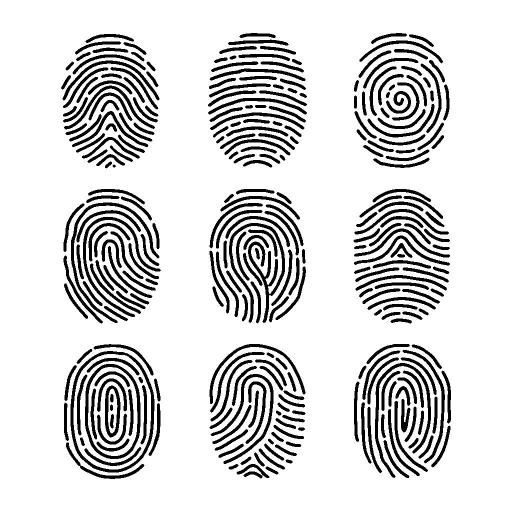
#> input picture l7_gr4_chepikov/fingerprints.jpg, 1024 x 1024 px (shown at 1/2 size)
$ jupyter execute main.ipynb
#> lines starting #> are read from the running program, lines starting #| are printed output that depends on the picture; after the words box and inside, x2 and y2 are one past the last pixel; in counts of white or black regions, pixels touching at a corner belong together
[cell 1]
import numpy as np
import matplotlib.pyplot as plt
import cv2
from PIL import Image
from skimage import io, color
from sklearn.cluster import KMeans

[cell 2]
def show_image(image, title='Image'):
    image = cv2.cvtColor(image, cv2.COLOR_BGR2RGB)
    plt.figure(figsize=(6, 6))
    plt.imshow(image)
    plt.title(title)
    plt.axis('off')
    plt.show()

[cell 3]
def save_image(image, filename='image.png'):
    plt.imshow(image)
    plt.axis('off')
    plt.savefig(filename, bbox_inches='tight', pad_inches=0)
    plt.close()

[cell 4]
def fullscreen_compare(before_image, after_image, title_before="Before", title_after="After"):
    # Create named windows for fullscreen
    cv2.namedWindow(title_before, cv2.WINDOW_NORMAL)
    cv2.setWindowProperty(title_before, cv2.WND_PROP_FULLSCREEN, cv2.WINDOW_FULLSCREEN)

    # Display the before image first
    img_to_show = before_image.copy()
    cv2.putText(img_to_show, title_before, (50, 50), cv2.FONT_HERSHEY_SIMPLEX, 1, (255, 255, 255), 2)
    cv2.imshow(title_before, img_to_show)

    is_before = True

    while True:
        key = cv2.waitKey(1) & 0xFF

        # Press space to toggle between before and after images
        if key == ord(' '):
            if is_before:
                img_to_show = after_image.copy()
                cv2.putText(img_to_show, title_after, (50, 50), cv2.FONT_HERSHEY_SIMPLEX, 1, (255, 255, 255), 2)
                cv2.imshow(title_before, img_to_show)
                is_before = False
            else:
                img_to_show = before_image.copy()
                cv2.putText(img_to_show, title_before, (50, 50), cv2.FONT_HERSHEY_SIMPLEX, 1, (255, 255, 255), 2)
                cv2.imshow(title_before, img_to_show)
                is_before = True

        # Press 'q' to quit comparison
        elif key != 255:  # Any key press exits (excluding no key press which gives 255)
            break

    cv2.destroyAllWindows()

[cell 5]
def fullscreen_show(image, title="Image"):
    """Отображает одно изображение в полноэкранном режиме без текста."""
    # Создаем окно и ставим его в полноэкранный режим
    cv2.namedWindow(title, cv2.WINDOW_NORMAL)
    cv2.setWindowProperty(title, cv2.WND_PROP_FULLSCREEN, cv2.WINDOW_FULLSCREEN)

    # Показываем изображение в полноэкранном режиме
    cv2.imshow(title, image)

    # Ожидаем нажатие клавиши для продолжения
    cv2.waitKey(0)
    cv2.destroyAllWindows()

def sequential_compare(images, titles):
    """Показывает изображения по очереди в полноэкранном режиме без текста."""
    for img, title in zip(images, titles):
        fullscreen_show(img, title)

# TASK 1

[cell 6]
image = io.imread('fingerprints.jpg')
#> image is the input picture: shape (1024, 1024); min 0, max 255, mean 214.4
show_image(image)

target = io.imread('resultfp.jpg')
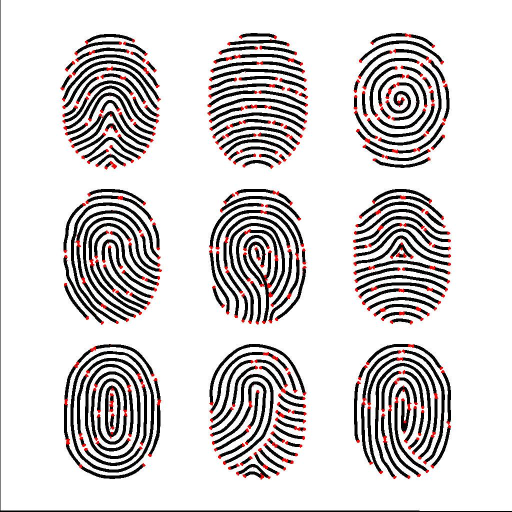
#> input picture l7_gr4_chepikov/resultfp.jpg, 1024 x 1024 px (shown at 1/2 size)
#> target is the input picture: shape (1024, 1024, 3); mean R, G, B 215, 211.1, 211.1
target = cv2.cvtColor(target, cv2.COLOR_RGB2BGR)
show_image(target)

[cell 7]
def harris_detector(image, blockSize, ksize, k, threshold=0.01):
    """
    Детектор Харриса для нахождения углов.
    """
#> called with blockSize = 6, ksize = 5, k = 0.08, threshold = 0.01
    # Преобразуем изображение в градации серого, если оно цветное
    if len(image.shape) == 3:  # Проверяем, если изображение RGB/BGR
        gray = cv2.cvtColor(image, cv2.COLOR_BGR2GRAY)
        result = image.copy()
    else:
        gray = image.copy()
        result = cv2.cvtColor(image, cv2.COLOR_GRAY2BGR)

    # Преобразуем изображение в формат float32 (требование для cornerHarris)
    gray = np.float32(gray)

    # Применяем детектор Харриса
    harris_response = cv2.cornerHarris(gray, blockSize=blockSize, ksize=ksize, k=k)

    # Дилация, чтобы расширить углы и сделать их более толстыми
    dilation_size = 0
    harris_response = cv2.dilate(harris_response, None, iterations=dilation_size)

    # Эрозия
    erosion_size = 0
    harris_response = cv2.erode(harris_response, None, iterations=erosion_size)

    # Определяем углы на основе порога
    result[harris_response > threshold * harris_response.max()] = [0, 0, 255]  # Красные точки
#> result: shape (1024, 1024, 3); 2.77% of pixels changed, all inside (x1, y1, x2, y2) = (120, 66, 903, 960)

    return result

### Параметры и их влияние

### blockSize
- Диапазон значений: 2-10 (обычно 2-5 для мелких деталей).
Как влияет:
- Меньшие значения (2-3) — детектор выделяет более мелкие особенности, но может стать чувствительным к шуму.
- Большие значения (4-10) — детектор выделяет только крупные особенности, пропуская мелкие детали.

### ksize
- Диапазон значений: 3, 5, 7 (всегда нечетное).
Как влияет:
- Меньшие значения (3) — детектор лучше выделяет резкие углы, но может быть менее устойчивым к шуму.
- Большие значения (5-7) — детектор становится менее чувствительным к шуму, но может сглаживать мелкие углы.

### k
- Диапазон значений: 0.04-0.15 (обычно 0.04-0.06).
Как влияет:
- Меньшие значения (0.04) — детектор выделяет больше углов, включая слабые.
- Большие значения (0.06-0.15) — детектор выделяет только четкие углы, пропуская слабые особенности.

### threshold
- Диапазон значений: 0.001-0.1.
Как влияет:
- Меньшие значения (0.001-0.005) — выделяются слабые углы и шум.
- Большие значения (0.01-0.1) — выделяются только наиболее сильные углы.

[cell 8]
# Параметры Харриса
blockSize = 6
ksize = 5
k = 0.08
threshold = 0.01  # Порог для выделения углов

corners_detected = harris_detector(image, blockSize, ksize, k, threshold)

[cell 9]
fullscreen_compare(corners_detected, target, title_before="YOur result", title_after="Target")
#> (key Esc is pressed here)

# TASK 2

[cell 10]
image_star = io.imread('star.jpg')
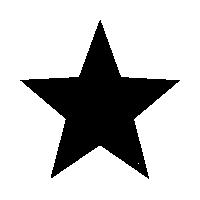
#> input picture l7_gr4_chepikov/star.jpg, 200 x 200 px
#> image_star is the input picture: shape (200, 200); min 0, max 255, mean 195.4
image_fp2 = io.imread('fp2.jpg')
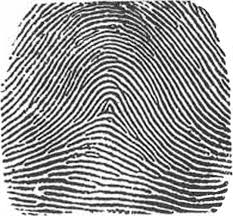
#> input picture l7_gr4_chepikov/fp2.jpg, 233 x 216 px
#> image_fp2 is the input picture: shape (216, 233, 3); min 0, max 255, mean 152.9
show_image(image_star)
show_image(image_fp2)

[cell 11]
def rotate_image(image, angle):
    """
    Поворот изображения на заданный угол.
    """
    # Получаем размеры изображения
    rows, cols = image.shape[:2]

    # Находим центр изображения
    center = (cols / 2, rows / 2)

    # Создаем матрицу поворота
    matrix = cv2.getRotationMatrix2D(center, angle, 1)

    # Поворачиваем изображение
    rotated_image = cv2.warpAffine(image, matrix, (cols, rows))

    return rotated_image

[cell 12]
def display_rotated_images_with_corners(image, num_rotations, blockSize, ksize, k, threshold=0.01):
    """
    Поворачивает изображение, находит углы и отображает результаты.
    """
#> called with num_rotations = 5, blockSize = 6, ksize = 3, k = 0.04, threshold = 0.01
    images = []
    titles = []
    step = 360 / num_rotations  # Количество поворотов

    for i in range(num_rotations):
        angle = i * step
        rotated_image = rotate_image(image, angle)
        corners_detected = harris_detector(rotated_image, blockSize, ksize, k, threshold)

        images.append(corners_detected)
        titles.append(f"Angle {angle}°")
#> after the loop, images = 5 items; titles = ['Angle 0.0°', 'Angle 72.0°', 'Angle 144.0°', 'Angle 216.0°', 'Angle 288.0°']

    sequential_compare(images, titles)
#> the loop in sequential_compare, `for img, title in zip(images, titles):` made 5 passes
#> title on passes 1 to 5: 'Angle 0.0°', 'Angle 72.0°', 'Angle 144.0°', 'Angle 216.0°', 'Angle 288.0°'

## ПРИМЕР НЕСИММЕТРИЧНОСТИ

[cell 13]
# Параметры Харриса
blockSize = 6
ksize = 3
k = 0.04
threshold = 0.01  # Порог для выделения углов
num_rotations = 5

display_rotated_images_with_corners(image_star, num_rotations, blockSize, ksize, k, threshold)

## РЕШЕНИЯ

[cell 14]
# Параметры Харриса
blockSize = 6
ksize = 13
k = 0.15
threshold = 0.01  # Порог для выделения углов
num_rotations = 5

display_rotated_images_with_corners(image_star, num_rotations, blockSize, ksize, k, threshold)
#> the loop in display_rotated_images_with_corners (call 2), `for i in range(num_rotations):` made 5 passes
#> pass 1, in harris_detector (call 7), `harris_response = cv2.cornerHarris(gray, blockSize=blockSize, ksize=ks..`:
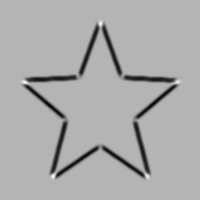
#> harris_response: shape (200, 200) float32; min -9.5e+18, max 3.92e+18, mean -4.65e+17; drawn with min black and max white
#> the loop in sequential_compare (call 2), `for img, title in zip(images, titles):` made 5 passes

[cell 15]
# Параметры Харриса
blockSize = 2
ksize = 1
k = 0.04
threshold = 0.01  # Порог для выделения углов
num_rotations = 5

# ПЛОХО ВИЗУАЛИЗИРУЕТСЯ, НО ЗНАЧЕНИЯ НУЖНО ДЕЛАТЬ МЕНЬШЕ
display_rotated_images_with_corners(image_fp2, num_rotations, blockSize, ksize, k, threshold)
#> call 3 of display_rotated_images_with_corners, with num_rotations = 5, blockSize = 2, ksize = 1, k = 0.04, threshold = 0.01
#> after the loop in display_rotated_images_with_corners (call 3), `for i in range(num_rotations):`:
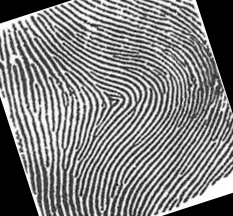
#> rotated_image: shape (216, 233, 3); min 0, max 255, mean 128.6

# TASK 3

[cell 16]
img1 = cv2.imread('fingerprints.jpg')
img2 = cv2.imread('fp2.jpg')
img3 = cv2.imread('fp3.jpg')
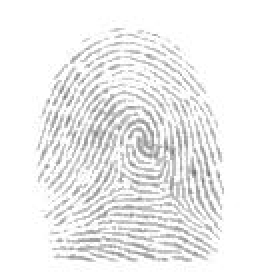
#> input picture l7_gr4_chepikov/fp3.jpg, 132 x 137 px (shown 2 times larger)
#> img3 is the input picture: shape (137, 132, 3); min 113, max 255, mean 238.7

print(img1.shape, img2.shape, img3.shape)
#| (1024, 1024, 3) (216, 233, 3) (137, 132, 3)

show_image(img1)
show_image(img2)
show_image(img3)

### Что делать

- Алгоритм Харриса плохо устойчив к изображениям разных размеров, поэтому параметры придется подбирать разные под каждую картинку для детектора. Отпечатки fp2, fp3 более детализованы. Также fp2 занимает больший масштаб. Детектор Харрис к нему не устойчив.

- Детектор Харриса устойчив к линейным изменениям яркости, но также зависит от градиентов изменения контраста. Изображение fp3 слишком тусклое. Изменим яркость fp3 для лучшей сходимости.

[cell 17]
target_height, target_width = 128, 128
img2 = cv2.resize(img2, (target_width, target_height))
img3 = cv2.resize(img3, (target_width, target_height))
#> img3: shape (128, 128, 3)

show_image(img2)
show_image(img3)

[cell 18]
img3_gray = cv2.cvtColor(img3, cv2.COLOR_BGR2GRAY)

gauss_block_size = 11
gauss_C = 5

# 1)
img3_adaptive1 = cv2.adaptiveThreshold(img3_gray, 255, cv2.ADAPTIVE_THRESH_GAUSSIAN_C,
                                     cv2.THRESH_BINARY, gauss_block_size, gauss_C)
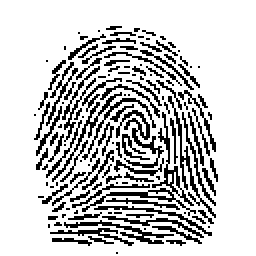
#> img3_adaptive1: shape (128, 128) (shown 2 times larger); 78.7% white; black in thin lines or dots, all inside (x1, y1, x2, y2) = (17, 13, 109, 127)


# 2) Порог для сдвига серых участков к черному (оставляем белые пиксели без изменений)
threshold_value = 230
mask = img3_gray < threshold_value
#> mask: shape (128, 128) bool; 26.4% white in thin lines or dots, all inside (x1, y1, x2, y2) = (18, 13, 109, 123)

img3_sublit = np.copy(img3_gray)
img3_sublit[mask] = np.maximum(0, img3_sublit[mask] - 80)

img3_adaptive2 = cv2.adaptiveThreshold(img3_sublit, 255, cv2.ADAPTIVE_THRESH_GAUSSIAN_C,
                                     cv2.THRESH_BINARY, gauss_block_size, gauss_C)
#> img3_adaptive2: shape (128, 128); 74.2% white; black in thin lines or dots, all inside (x1, y1, x2, y2) = (18, 13, 109, 127)

show_image(img3_gray, "Original")
show_image(img3_sublit, "Sublit")
show_image(img3_adaptive2, "Sublit -> Adaptive")
show_image(img3_adaptive1, "Original -> Adaptive")

[cell 19]
def remove_small_black_regions(image, min_size):
    """
    Убирает маленькие связные области черных пикселей с заданным минимальным размером.
    """
#> called with min_size = 10
    # Инвертируем изображение, чтобы черный стал белым (для connectedComponents)
    inverted_image = cv2.bitwise_not(image)

    # Поиск связных компонент
    num_labels, labels, stats, _ = cv2.connectedComponentsWithStats(inverted_image, connectivity=8)
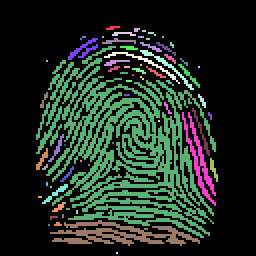
#> labels: shape (128, 128) int32 (shown 2 times larger); 66 distinct labels, from 0 to 65; one colour per label, 0 black
#> num_labels = 66; stats = 66 rows, first 6: [0, 0, 128, 128, 12153], [53, 13, 7, 2, 9], [67, 14, 3, 2, 5], [71, 15, 2, 1, 2], [56, 16, 12, 2, 15], [74, 16, 4, 2, 4]

    # Создаем маску для больших компонент
    large_components = np.zeros_like(image, dtype=np.uint8)

    for i in range(1, num_labels):  # Пропускаем фон (i=0)
        if stats[i, cv2.CC_STAT_AREA] >= min_size:
            # Добавляем текущую компоненту к маске
            large_components[labels == i] = 255
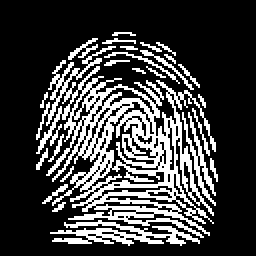
#> large_components: shape (128, 128) (shown 2 times larger); 25.1% white in thin lines or dots, all inside (x1, y1, x2, y2) = (18, 16, 109, 123)

    # Инвертируем обратно, чтобы получить финальное изображение
    cleaned_image = cv2.bitwise_not(large_components)

    return cleaned_image

[cell 20]
show_image(img3, "Before")
img3 = img3_adaptive2
show_image(img3_adaptive2, "After threshold")
img3_cleaned = remove_small_black_regions(img3, min_size=10)
show_image(img3_cleaned, "After cleaning")
img3 = img3_cleaned

[cell 21]
def split_image(image):
    h, w = image.shape[:2]
    step_h, step_w = h // 3, w // 3
    parts = [image[y:y + step_h, x:x + step_w] for y in range(0, h, step_h) for x in range(0, w, step_w)]
    return parts

def crop_to_multiple(image, multiple):
#> called with multiple = 3
    h, w = image.shape[:2]
#> h = 1024; w = 1024
    h_cropped = (h // multiple) * multiple
#> h_cropped = 1023
    w_cropped = (w // multiple) * multiple
#> w_cropped = 1023
    return image[:h_cropped, :w_cropped]

[cell 22]
cropped = crop_to_multiple(img1, 3)
parts = split_image(cropped)
#> in split_image, `parts = [image[y:y + step_h, x:x + step_w] for y in range(0, h, step_h..`: parts = 9 items
#> parts = 9 items

def resize_part(part):
    return cv2.resize(part, (target_width, target_height))
#> returned value: shape (128, 128, 3)

resized_parts = list(map(resize_part, parts))
#> in resize_part (call 6), `return cv2.resize(part, (target_width, target_height))`:
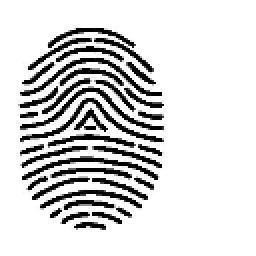
#> returned value: shape (128, 128, 3) (shown 2 times larger); min 0, max 255, mean 214.8
#> resized_parts = 9 items

for resized_part in resized_parts:
    show_image(resized_part)
#> this loop made 9 passes

len(parts)
#> Out = 9

[cell 23]
parts = resized_parts
print(img2.shape, img3.shape, [part.shape for part in parts])
#| (128, 128, 3) (128, 128) [(128, 128, 3), (128, 128, 3), (128, 128, 3), (128, 128, 3), (128, 128, 3), (128, 128, 3), (128, 128, 3), (128, 128, 3), (128, 128, 3)]

[cell 24]
def detect_corners_with_harris(image, params):
    corners_detected = harris_detector(
        image,
        blockSize=params['blockSize'],
        ksize=params['ksize'],
        k=params['k'],
        threshold=params['threshold']
    )
    return corners_detected

param_sets = [
    {'blockSize': 2, 'ksize': 1, 'k': 0.22, 'threshold': 0.01},
    {'blockSize': 3, 'ksize': 5, 'k': 0.24, 'threshold': 0.01},
    {'blockSize': 3, 'ksize': 1, 'k': 0.22, 'threshold': 0.01},
]

corners_img2 = detect_corners_with_harris(img2, param_sets[0])
corners_img3 = detect_corners_with_harris(img3, param_sets[1])
parts_corners = [detect_corners_with_harris(part, param_sets[2]) for part in parts]
#> parts_corners = 9 items
